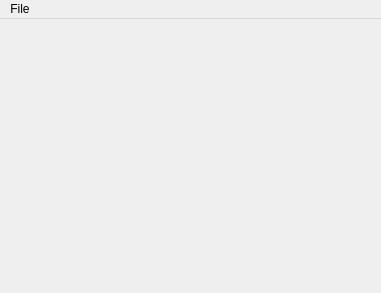
<?xml version="1.0" encoding="UTF-8"?>
<ui version="4.0">
 <class>PropEditor</class>
 <widget class="QMainWindow" name="PropEditor">
  <property name="geometry">
   <rect>
    <x>0</x>
    <y>0</y>
    <width>381</width>
    <height>293</height>
   </rect>
  </property>
  <property name="windowTitle">
   <string>PropEditor</string>
  </property>
  <widget class="QWidget" name="centralWidget"/>
  <widget class="QMenuBar" name="menuBar">
   <property name="geometry">
    <rect>
     <x>0</x>
     <y>0</y>
     <width>381</width>
     <height>22</height>
    </rect>
   </property>
   <widget class="QMenu" name="menuFile">
    <property name="title">
     <string>File</string>
    </property>
    <addaction name="actionNew"/>
    <addaction name="actionOpen"/>
    <addaction name="actionSave"/>
   </widget>
   <addaction name="menuFile"/>
  </widget>
  <action name="actionOpen">
   <property name="text">
    <string>Open</string>
   </property>
   <property name="shortcut">
    <string>Ctrl+O</string>
   </property>
  </action>
  <action name="actionSave">
   <property name="enabled">
    <bool>false</bool>
   </property>
   <property name="text">
    <string>Save</string>
   </property>
   <property name="shortcut">
    <string>Ctrl+S</string>
   </property>
  </action>
  <action name="actionNew">
   <property name="text">
    <string>New</string>
   </property>
   <property name="shortcut">
    <string>Ctrl+N</string>
   </property>
  </action>
 </widget>
 <layoutdefault spacing="6" margin="11"/>
 <resources/>
 <connections/>
</ui>
